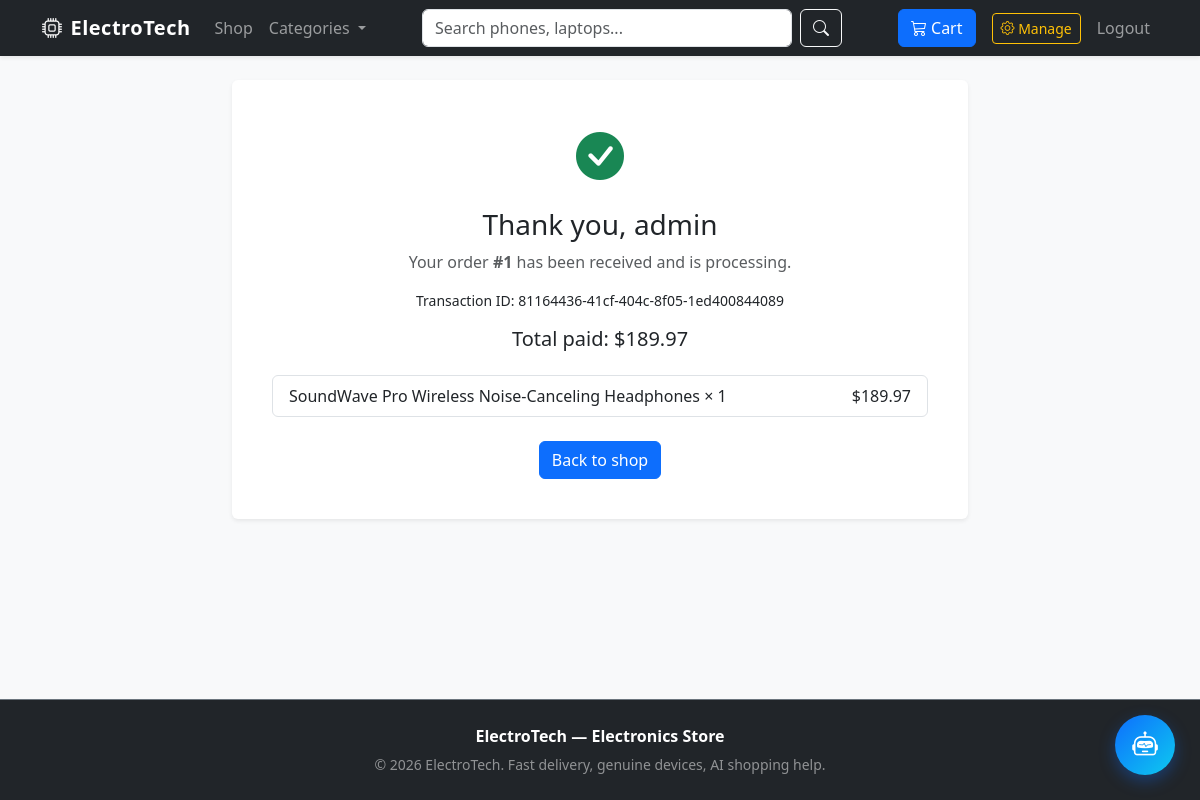
Screenshot of /order/success/1/ (signed in) with the database file from the repository.
### store/models.py (models this page shows, shortened)
class Order(models.Model):
    STATUS_CHOICES = (
        ('Pending', 'Pending'),
        ('Processing', 'Processing'),
        ('Completed', 'Completed'),
        ('Cancelled', 'Cancelled'),
    )
    user = models.ForeignKey(User, on_delete=models.SET_NULL, null=True, blank=True)
    date_ordered = models.DateTimeField(auto_now_add=True)
    complete = models.BooleanField(default=False)
    status = models.CharField(max_length=20, choices=STATUS_CHOICES, default='Pending')
    transaction_id = models.CharField(max_length=100, null=True, blank=True)
    customer_name = models.CharField(max_length=100, blank=True)
    customer_email = models.EmailField(blank=True)
    class Meta:
        ordering = ['-date_ordered']
    @property
    def get_cart_total(self):
        orderitems = self.orderitem_set.all()
        return sum([item.get_total for item in orderitems])

class OrderItem(models.Model):
    product = models.ForeignKey(Product, on_delete=models.SET_NULL, null=True)
    order = models.ForeignKey(Order, on_delete=models.CASCADE)
    quantity = models.IntegerField(default=0, null=True, blank=True)
    date_added = models.DateTimeField(auto_now_add=True)
    @property
    def get_total(self):
        if self.product and self.quantity:
            return self.product.price * self.quantity
        return 0

class Product(models.Model):
    category = models.ForeignKey(Category, related_name='products', on_delete=models.CASCADE)
    name = models.CharField(max_length=200)
    slug = models.SlugField(max_length=200, unique=True)
    brand = models.CharField(max_length=100, blank=True)
    image = models.ImageField(upload_to='products/', blank=True, null=True)
    description = models.TextField()
    price = models.DecimalField(max_digits=10, decimal_places=2)
    stock = models.PositiveIntegerField(default=10)
    is_available = models.BooleanField(default=True)
    is_featured = models.BooleanField(default=False)
    created_at = models.DateTimeField(auto_now_add=True)
    class Meta:
        ordering = ['-created_at']

### store/views.py (the view)
# urls.py: path('order/success/<int:order_id>/', views.order_success, name='order_success'),
def order_success(request, order_id):
    order = get_object_or_404(Order, id=order_id, complete=True)
    if not request.user.is_staff:
        last_order_id = request.session.get('last_order_id')
        if last_order_id != order.id:
            messages.error(request, "You cannot view that order.")
            return redirect('store:product_list')
    return render(request, 'store/order_success.html', {'order': order})

### store/context_processors.py (called while the page is built)
def cart_context(request):
    cart = request.session.get('cart', {})
    count = 0
    for quantity in cart.values():
        try:
            count += int(quantity)
        except (TypeError, ValueError):
            continue
    return {
        'cart_item_count': count,
        'nav_categories': Category.objects.all(),
    }

### store/models.py (called while the page is built)
    def get_absolute_url(self):
        return reverse('store:product_list_by_category', args=[self.slug])

### store/templates/store/order_success.html (shortened to what this page needs)
{% extends 'store/base.html' %}
{% block content %}
<div class="row justify-content-center">
    <div class="col-lg-8">
        <div class="card border-0 shadow-sm text-center p-4">
            <div class="card-body">
                <i class="bi bi-check-circle-fill text-success" style="font-size: 3rem;"></i>
                <h1 class="h3 mt-3">Thank you, {{ order.customer_name|default:"customer" }}</h1>
                <p class="text-muted">Your order <strong>#{{ order.id }}</strong> has been received and is {{ order.status|lower }}.</p>
                <p class="small">Transaction ID: {{ order.transaction_id }}</p>
                <p class="h5">Total paid: ${{ order.get_cart_total }}</p>
                <ul class="list-group text-start my-4">
                    {% for item in order.orderitem_set.all %}
                    <li class="list-group-item d-flex justify-content-between">
                        <span>{{ item.product.name }} × {{ item.quantity }}</span>
                        <span>${{ item.get_total }}</span>
                    </li>
                    {% endfor %}
                </ul>
                <a class="btn btn-primary" href="{% url 'store:product_list' %}">Back to shop</a>
            </div>
        </div>
    </div>
</div>
{% endblock %}

### static/css/custom.css (style rules this page uses)
:root { --primary-color: #0d6efd; --accent-color: #0dcaf0; --dark-bg: #1e293b; }
body { font-family: 'Segoe UI', Tahoma, Geneva, Verdana, sans-serif; background-color: #f8f9fa; min-height: 100vh; display: flex; flex-direction: column; }

### rows the page displays
Order: customer_name "admin", id "1", status "processing", transaction_id "81164436-41cf-404c-8f05-1ed400844089", get_cart_total "189.97"
OrderItem: product.name "SoundWave Pro Wireless Noise-Canceling Headphones", quantity "1", get_total "189.97"
